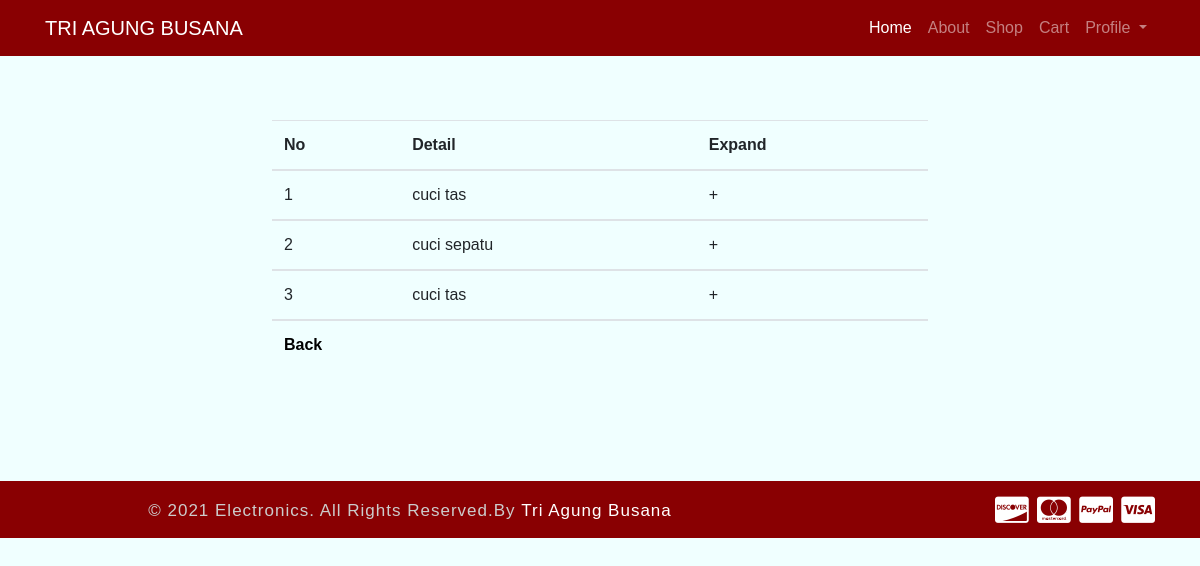
Page /user/indexU.php?page=cek (signed in) on the committed database.
### tables this page shows
CREATE TABLE `order_detail` (
  `id_detail` varchar(11) NOT NULL,
  `id_order` varchar(11) NOT NULL,
  `id_produk` varchar(10) NOT NULL,
  `jumlah` int(11) NOT NULL,
  `total_harga` int(100) NOT NULL,
  `status` varchar(50) NOT NULL
);

CREATE TABLE `produk` (
  `id_produk` varchar(10) NOT NULL,
  `id_kategori` varchar(10) NOT NULL,
  `nama_produk` varchar(50) NOT NULL,
  `gambar` longblob NOT NULL,
  `deskripsi` varchar(255) NOT NULL,
  `harga` int(11) NOT NULL
);

### user/tabelcek.php (the view, shortened to what this page needs)
</head>
<?php
include("../koneksi.php");
	$sql	='SELECT *
			FROM (((order_detail d
			INNER JOIN `order` o ON o.id_order=d.id_order)
			INNER JOIN produk p ON p.id_produk=d.id_produk)
			INNER JOIN `user` u ON u.no_ktp = o.no_ktp)
			WHERE u.no_ktp="'.$_SESSION['user'].'" AND d.status<>"Accepted"';
	$qry	= mysqli_query($koneksi,$sql) or die (mysqli_error($koneksi));
	$no		= 1;
		echo'
		<div class="table-responsive">
			  <table class="table" >
				<thead>
				  <tr>
					<th scope="col">No</th>
					<th scope="col">Detail</th>
					<th scope="col">Expand</th>
				  </tr>
				</thead>
				<tbody>';
						while($d=mysqli_fetch_array($qry))
						{
						$id_d			= $d['id_detail'];
						$id_o			= $d['id_order'];
						$id_P			= $d['id_produk'];
						$ktp			= $d['no_ktp'];
						$nama_u			= $d['nama'];
						$nama_p		    = $d['nama_produk'];
						$jumlah			= $d['jumlah'];
						$status			= $d['status'];
				echo'
				  <tr class="accordion-toggle collapsed" id="accordion'.$no.'" data-toggle="collapse" data-parent="#accordion1" href="#collapseOne">
			<td>'.$no.'</td>
			<td>'.$nama_p.'</td>
			<td class="expand-button"></td>
			</tr>
			<tr class="hide-table-padding">
			<td></td>
			<td colspan="3">
			<div id="collapseOne" class="collapse in p-3">
			  <div class="row">
				<div class="col-2">Invoice</div>
				<div class="col-6"><input type="text" disabled="" value="'.$id_o.'"/></div>
			  </div>
			  <div class="row">
				<div class="col-2">No KTP</div>
				<div class="col-6"><input type="text" disabled="" value="'.$ktp.'"></div>
			  </div>
			  <div class="row">
				<div class="col-2">Nama Produk</div>
				<div class="col-6"><input type="text" disabled="" value="'.$nama_p.'"/></div>
			  </div>
			  <div class="row">
				<div class="col-2">Nama Customer</div>
				<div class="col-6"><input type="text" disabled="" value="'.$nama_u.'"></div>
			  </div>
			  <div class="row">
				<div class="col-2">Jumlah Pembelian</div>
				<div class="col-6"><input type="text" disabled="" value="'.$jumlah.'"/></div>
			  </div>
			  <div class="row">
				<div class="col-2">Status</div>
				<div class="col-6"><input type="text" disabled="" value="'.$status.'"/></div>
			  </div>
			  <div class="row">
				<div class="col-8 float-right"><a href="indexU.php?page=cek&form=tambah&idp='.$id_P.'&idt='.$id_d.'"><button class="btn btn-primary" type="button">Terima Pesanan</button></a>
			  </div>
			</div></td>
			</tr>
';
	$no++;}
?>
<tr>
<th colspan="3"><a href="indexU.php?page=cek">Back</a></th>
</tr>
 </tbody>
  </table>
</div>

### assets/style.css (style rules this page uses)
body { font-family: 'Titillium Web', sans-serif; }
a { color: #000000 }

### user/css/style.css (style rules this page uses)
html { scroll-behavior: smooth; }
body, html { margin: 0; padding: 0; color: #585858; }
* { box-sizing: border-box; font-family: 'Mukta', sans-serif; }
a { text-decoration: none; }
body { background: #f1f1f1; margin: 0; padding: 0; }
body { font-family: 'Mukta', sans-serif; }
::placeholder { color: #999; }

### user/indexU.php (style rules this page uses)
html { scroll-behavior: smooth; }
body { background-color: azure; }
a { font-family: sans-serif; }

### user/tabelcek.php (style rules this page uses)
tr.hide-table-padding td { padding: 0; }
.expand-button { position: relative; }
.accordion-toggle .expand-button:after { position: absolute; left:.75rem; top: 50%; transform: translate(0, -50%); content: '-'; }
.accordion-toggle.collapsed .expand-button:after { content: '+'; }

### rows in the picture
order_detail: id_produk.nama_produk "cuci tas"
order_detail: id_produk.nama_produk "cuci sepatu"
order_detail: id_produk.nama_produk "cuci tas"
